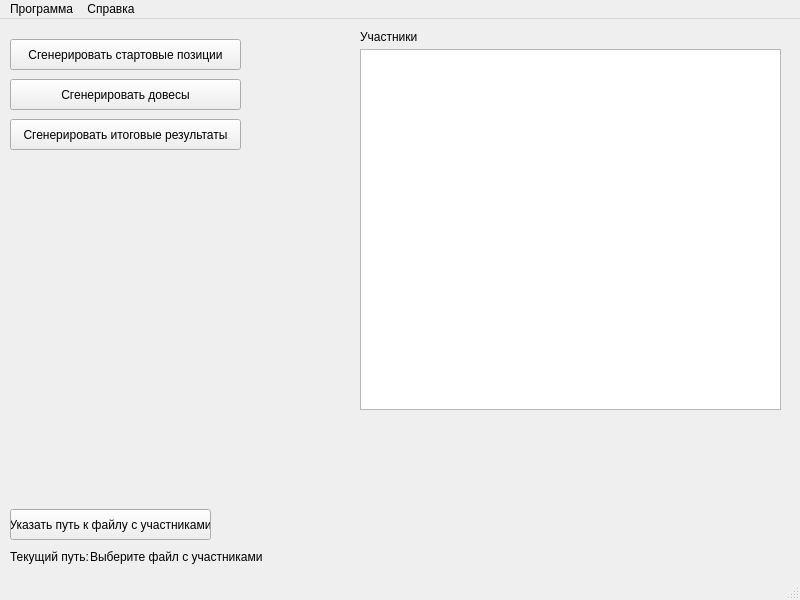
<?xml version="1.0" encoding="UTF-8"?>
<ui version="4.0">
 <class>MainWindow</class>
 <widget class="QMainWindow" name="MainWindow">
  <property name="geometry">
   <rect>
    <x>0</x>
    <y>0</y>
    <width>800</width>
    <height>600</height>
   </rect>
  </property>
  <property name="windowTitle">
   <string>MainWindow</string>
  </property>
  <widget class="QWidget" name="centralwidget">
   <widget class="QPushButton" name="btnGeneratePlaces">
    <property name="geometry">
     <rect>
      <x>10</x>
      <y>20</y>
      <width>231</width>
      <height>31</height>
     </rect>
    </property>
    <property name="text">
     <string>Сгенерировать стартовые позиции</string>
    </property>
   </widget>
   <widget class="QPushButton" name="btnGenerateWeights">
    <property name="geometry">
     <rect>
      <x>10</x>
      <y>60</y>
      <width>231</width>
      <height>31</height>
     </rect>
    </property>
    <property name="text">
     <string>Сгенерировать довесы</string>
    </property>
   </widget>
   <widget class="QPushButton" name="btnGenerateResults">
    <property name="geometry">
     <rect>
      <x>10</x>
      <y>100</y>
      <width>231</width>
      <height>31</height>
     </rect>
    </property>
    <property name="text">
     <string>Сгенерировать итоговые результаты</string>
    </property>
   </widget>
   <widget class="QPushButton" name="btnChooseCurrentPath">
    <property name="geometry">
     <rect>
      <x>10</x>
      <y>490</y>
      <width>201</width>
      <height>31</height>
     </rect>
    </property>
    <property name="text">
     <string>Указать путь к файлу с участниками</string>
    </property>
   </widget>
   <widget class="QLabel" name="textCurrentPath">
    <property name="geometry">
     <rect>
      <x>10</x>
      <y>530</y>
      <width>81</width>
      <height>16</height>
     </rect>
    </property>
    <property name="text">
     <string>Текущий путь:</string>
    </property>
   </widget>
   <widget class="QLabel" name="textChosenCurrentPath">
    <property name="geometry">
     <rect>
      <x>90</x>
      <y>530</y>
      <width>571</width>
      <height>16</height>
     </rect>
    </property>
    <property name="text">
     <string>Выберите файл с участниками</string>
    </property>
   </widget>
   <widget class="QListWidget" name="listParticipants">
    <property name="geometry">
     <rect>
      <x>360</x>
      <y>30</y>
      <width>421</width>
      <height>361</height>
     </rect>
    </property>
   </widget>
   <widget class="QLabel" name="textParticipants">
    <property name="geometry">
     <rect>
      <x>360</x>
      <y>10</y>
      <width>61</width>
      <height>16</height>
     </rect>
    </property>
    <property name="text">
     <string>Участники</string>
    </property>
   </widget>
  </widget>
  <widget class="QMenuBar" name="menubar">
   <property name="geometry">
    <rect>
     <x>0</x>
     <y>0</y>
     <width>800</width>
     <height>21</height>
    </rect>
   </property>
   <widget class="QMenu" name="menuProgram">
    <property name="title">
     <string>Программа</string>
    </property>
    <addaction name="menuProgramActionQuit"/>
   </widget>
   <widget class="QMenu" name="menuHelp">
    <property name="title">
     <string>Справка</string>
    </property>
    <addaction name="menuHelpActionOpenHelp"/>
   </widget>
   <addaction name="menuProgram"/>
   <addaction name="menuHelp"/>
  </widget>
  <widget class="QStatusBar" name="statusbar"/>
  <action name="menuProgramActionQuit">
   <property name="text">
    <string>Выйти</string>
   </property>
  </action>
  <action name="menuHelpActionOpenHelp">
   <property name="text">
    <string>Открыть справку</string>
   </property>
  </action>
 </widget>
 <resources/>
 <connections/>
</ui>
